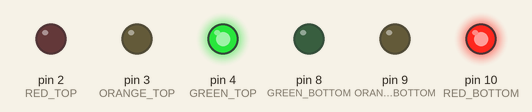
Recording of a sketch running on a simulated Arduino Uno, built with avr-gcc and run on an emulated ATmega328P. On the bench: output pins drawn as LEDs (lit = HIGH).

Above: at 1.5 s.
At 3.5 s:
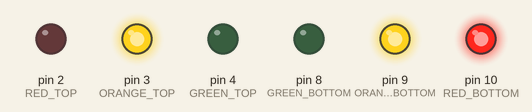
At 5.5 s:
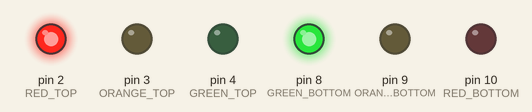
At 7.5 s:
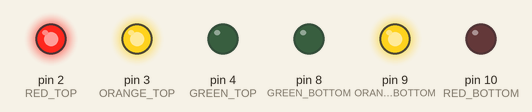
Timing chart, 0 to 10.4 s (numbered marks = the images above):
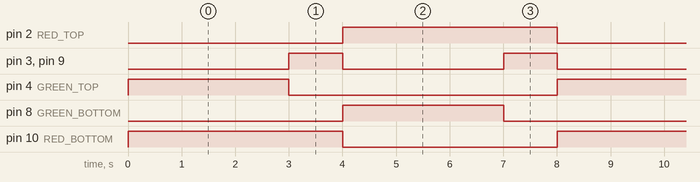

Measured:
- by itself, pin 2 (RED_TOP), pin 10 (RED_BOTTOM): alternates HIGH for 4.0 s and LOW for 4.0 s
- by itself, pin 3 (ORANGE_TOP), pin 9 (ORANGE_BOTTOM): alternates HIGH for 1.0 s and LOW for 3.0 s
- by itself, pin 4 (GREEN_TOP), pin 8 (GREEN_BOTTOM): alternates HIGH for 3.0 s and LOW for 5.0 s

The sketch:

Exercise_3_-_Traffic_Lights.ino
```cpp
// Define pins
#define RED_TOP 2
#define ORANGE_TOP 3
#define GREEN_TOP 4

#define RED_BOTTOM 10
#define ORANGE_BOTTOM 9
#define GREEN_BOTTOM 8

// Define signal states
#define RED 0
#define RED_ORANGE 1
#define GREEN 2
#define ORANGE 3

// Define state durations (in ms)
#define LONG_DURATION 3000
#define SHORT_DURATION 1000

typedef struct Signal
{
    int redLED;
    int orangeLED;
    int greenLED;
    int state; // 0: red, 1: red-orange, 2: green, 3: orange
};

// Global variables
unsigned long timestamp;
bool longDuration;
Signal topSignal;
Signal bottomSignal;

void switchTrafficLight(Signal *signal);
void updateSignalLED(Signal *signal);

void setup()
{
    // Top signal
    pinMode(RED_TOP, OUTPUT);
    pinMode(ORANGE_TOP, OUTPUT);
    pinMode(GREEN_TOP, OUTPUT);

    // Bottom signal
    pinMode(RED_BOTTOM, OUTPUT);
    pinMode(ORANGE_BOTTOM, OUTPUT);
    pinMode(GREEN_BOTTOM, OUTPUT);

    // Set initial timestamp
    timestamp = millis();
    longDuration = true;

    // Create signals and set inital state (top signal: green, bottom signal: red)
    topSignal = {RED_TOP, ORANGE_TOP, GREEN_TOP, GREEN};
    bottomSignal = {RED_BOTTOM, ORANGE_BOTTOM, GREEN_BOTTOM, RED};
    updateSignalLED(&topSignal);
    updateSignalLED(&bottomSignal);
}

void loop()
{
    // Check which duration of state is needed
    if (longDuration == true)
    {
        if (millis() - timestamp > LONG_DURATION)
        {
            timestamp = millis();
            longDuration = !longDuration;

            // Switch traffic light states
            switchTrafficLight(&topSignal);
            switchTrafficLight(&bottomSignal);
        }
    }
    else
    {
        if (millis() - timestamp > SHORT_DURATION)
        {
            timestamp = millis();
            longDuration = !longDuration;

            // Switch traffic light states
            switchTrafficLight(&topSignal);
            switchTrafficLight(&bottomSignal);
        }
    }
}

void switchTrafficLight(Signal *signal)
{
    if (signal->state == ORANGE)
    {
        signal->state = RED; // Go back to state 0
    }
    else
    {
        signal->state += 1; // Move up one state
    }
    updateSignalLED(signal);
}

void updateSignalLED(Signal *signal)
{
    // Turn all LEDs off
    digitalWrite(signal->redLED, LOW);
    digitalWrite(signal->orangeLED, LOW);
    digitalWrite(signal->greenLED, LOW);

    // Turn LEDs on according to state
    if (signal->state == RED)
    {
        digitalWrite(signal->redLED, HIGH);
    }
    else if (signal->state == RED_ORANGE)
    {
        digitalWrite(signal->redLED, HIGH);
        digitalWrite(signal->orangeLED, HIGH);
    }
    else if (signal->state == GREEN)
    {
        digitalWrite(signal->greenLED, HIGH);
    }
    else if (signal->state == ORANGE)
    {
        digitalWrite(signal->orangeLED, HIGH);
    }
}
```
